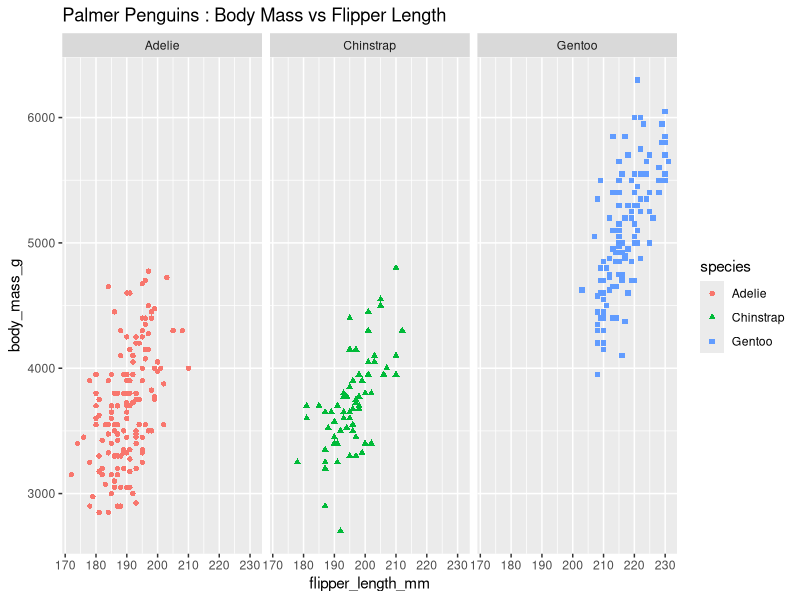

The R source for this figure:
library("palmerpenguins")
library("ggplot2")
ggplot(data=penguins,aes(x=flipper_length_mm, y=body_mass_g)) + geom_point(aes(color=species, shape=species)) + facet_wrap(~species) + labs(title = "Palmer Penguins : Body Mass vs Flipper Length")
